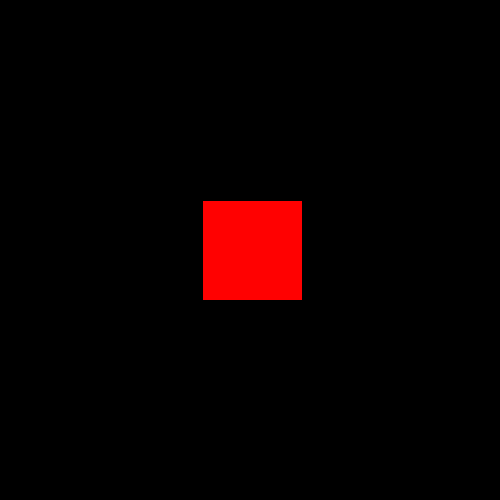
Frame 1 (no input)
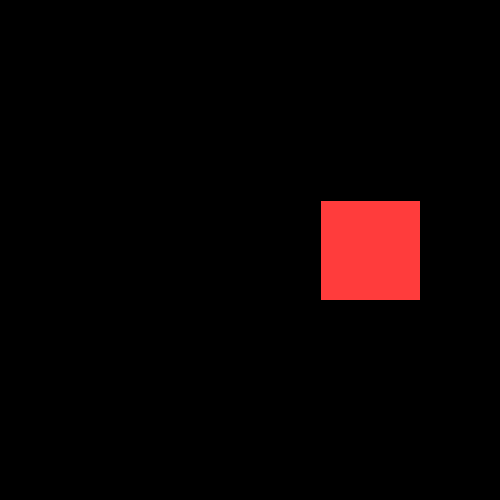
Frame 60 (the mouse pressed at the canvas centre just before this capture)
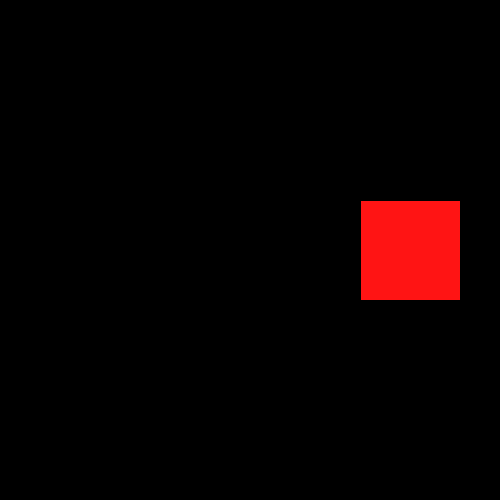
Frame 120 (the mouse held since frame 60 and released just before this capture)

The Processing sketch that drew these frames (run headless with seeded random() and noise(); from frame 60 on, the mouse is pressed at the canvas centre):

// Processing sketch: functions2
// ── functions2.pde
/*
void setup(){
  fill(0,255,0);
  rect(2,2,30,40);
  
  noStroke();
  fill(255,0,255);
  ellipse(60,60,20,40);
}
*/

/*
int[] rGB = {0,0,0}; 

void setup(){
  noStroke();
  fill(0,0,0);
  rect(0,0,100,100);
}

void draw(){
  //rGB[0] += 1;
  rGB[1] += 2;
  rGB[2] += 1;
  
  fill(rGB[0],rGB[1],rGB[2]);
  rect(0,0,100,100);
}
*/

/*
int sqrSize = 100;
int[] sqrPos = {200,200};
int speed = 2;
int[] size = {500,500};

boolean changingDirection = false;

void setup(){
  size(500,500);
  fill(0,0,0);
  rect(0,0,500,500);
  fill(255,255,255);
  
  drawSqr();
}

void draw(){
  checkPos();
  if(!changingDirection){
    updatePos();
  }
}

void drawSqr(){
  rect(sqrPos[0],sqrPos[1],sqrSize,sqrSize);
}

void updatePos(){
  fill(0,0,0);
  rect(0,0,500,500);
  fill(255,255,255);
  sqrPos[0] += speed;
  drawSqr();
}

void checkPos(){
  if(sqrPos[0] == (size[0] - sqrSize) || sqrPos[0] == 0){
    ChangeDirection();
  }
}

void ChangeDirection(){
  changingDirection = true;
  fill(255,0,0);
  drawSqr();
  delay(100);
  speed *= -1;
  changingDirection = false;
}
*/

/*
int rValue = 255;
int gValue = 0;
int bValue = 0;

void setup(){
  noStroke();
  drawSqr();
}

void draw(){
  changeColor();
  drawSqr();
}

void changeColor(){
  rValue -= 0;
  gValue += 1;
  bValue += 1;
}

void drawSqr(){
  fill(rValue,gValue,bValue);
  rect(0,0,100,100);
}
*/

int sqrSize = 100;
int[] sqrPos = {200,200};
int[] Col = {255,0,0};
int speed = 2;
int[] size = {500,500};

boolean changingDirection = false;

void setup(){
  size(500,500);
  fill(0,0,0);
  rect(0,0,500,500);
  fill(Col[0],Col[1],Col[2]);
  
  drawSqr();
}

void draw(){
  checkPos();
  if(!changingDirection){
    changeColor();
    updatePos();
  }
}

void drawSqr(){
  rect(sqrPos[0],sqrPos[1],sqrSize,sqrSize);
}

void updatePos(){
  fill(0,0,0);
  rect(0,0,500,500);
  fill(Col[0],Col[1],Col[2]);
  sqrPos[0] += speed;
  drawSqr();
}

void changeColor(){
  Col[1] += 1.6;
  Col[2] += 1.6;
}

void checkPos(){
  if(sqrPos[0] == (size[0] - sqrSize) || sqrPos[0] == 0){
    ChangeDirection();
  }
}

void ChangeDirection(){
  changingDirection = true;
  Col[1] = 0;
  Col[2] = 0;
  speed *= -1;
  changingDirection = false;
}
